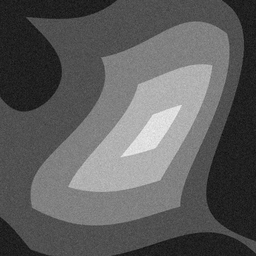
#> input picture TP3/tpseg/images/pyra-gauss.tif, 256 x 256 px, shrunk from 512 x 512 before the run
$ jupyter execute deriche.ipynb
#> lines starting #> are read from the running program, lines starting #| are printed output that depends on the picture; after the words box and inside, x2 and y2 are one past the last pixel; in counts of white or black regions, pixels touching at a corner belong together
### TP3/tpseg/mrlab.py
# -*- coding: utf-8 -*-
#
#
#
#########################################################################
u"""
lecture, écriture et affichage d'images à forte dynamique, réeles ou complexes (radar)
"""

MRLABVERSION=u"V0.1  Version du 21 mai 2019"

#############################################################################
import numpy as np

import math

globalparamnotebook=0

##############################################################################
#
def version():
    return MRLABVERSION
##############################################################################
#############################
# [14 lines left out: function notebook, not called in this run]

#General IO functions

################################################
# 22 mai 2019
def dericheGradX(ima,alpha):


    nl,nc=ima.shape
    ae=math.exp(-alpha)
    c=-(1-ae)*(1-ae)/ae

    b1=np.zeros(nc)
    b2=np.zeros(nc)

    gradx=np.zeros((nl,nc))


#gradx=np.zeros(nl,nc)
    for i in range(nl):

        l=ima[i,:].copy()

        for j in range(2,nc):
            b1[j] = l[j-1] + 2*ae*b1[j-1] - ae*ae*b1[j-2]    # LIGNE A MODIFIER
        b1[0]=b1[2]
        b1[1]=b1[2]

        for j in range(nc-3,-1,-1):
            b2[j] = l[j+1] + 2*ae*b1[j+1] - ae*ae*b1[j+2]     # LIGNE A MODIFIER
        b2[nc-2]=b2[nc-3]
        b2[nc-1]=b2[nc-3]

        gradx[i,:]=c*ae*(b1-b2);

    return gradx


################################################
# 22 mai 2019
def dericheGradY(ima,alpha):


    nl,nc=ima.shape
    ae=math.exp(-alpha)
    c=-(1-ae)*(1-ae)/ae

    b1=np.zeros(nl)
    b2=np.zeros(nl)

    grady=np.zeros((nl,nc))

    for i in range(nc):

        l=ima[:,i].copy()

        for j in range(2,nl):
            b1[j] = l[j-1] + 2*ae*b1[j-1] - ae*ae*b1[j-2]   # LIGNE A MODIFIER
        b1[0]=b1[2]
        b1[1]=b1[2]

        for j in range(nl-3,-1,-1):
            b2[j] = l[j+1] + 2*ae*b1[j+1] - ae*ae*b1[j+2]    # LIGNE A MODIFIER
        b2[nl-1]=b2[nl-3]
        b2[nl-2]=b2[nl-3]

        grady[:,i]=c*ae*(b1-b2);


    return grady


################################################
# 22 mai 2019
# [27 lines left out: functions sobelGradX, sobelGradY, not called in this run]
################################################
# 27 juilet 2019
def toto(a):
    print ('a : %f'%a)

################################################
# 22 mai 2019

# [10 lines left out: function normeGradient, not called in this run]

################################################
# 22 mai 2019
def dericheSmoothX(ima,alpha):


    nl,nc=ima.shape
    ae=math.exp(-alpha)
    c=(1-ae)*(1-ae)/(1+2*alpha*ae-ae*ae)


    b1=np.zeros(nc)
    b2=np.zeros(nc)

    smoothx=np.zeros((nl,nc))


#gradx=np.zeros(nl,nc)
    for i in range(nl):
        l=ima[i,:].copy()
        for j in range(2,nc):
            b1[j]=c*(l[j]+ae*(alpha-1)*l[j-1])+2*ae*b1[j-1]-ae*ae*b1[j-2]
        b1[0]=b1[2]
        b1[1]=b1[2]
        for j in range(nc-3,-1,-1):
            b2[j]=c*(ae*(alpha+1)*l[j+1]-ae*ae*l[j+2])+2*ae*b2[j+1]-ae*ae*b2[j+2]
        b2[nc-1]=b2[nc-3]
        b2[nc-2]=b2[nc-3]
        smoothx[i,:]=b1+b2;


    return smoothx

################################################
# 22 mai 2019
def dericheSmoothY(ima,alpha):


    nl,nc=ima.shape
    ae=math.exp(-alpha)
    c=(1-ae)*(1-ae)/(1+2*alpha*ae-ae*ae)

    b1=np.zeros(nl)
    b2=np.zeros(nl)

    smoothy=np.zeros((nl,nc))

    for i in range(nc):
        l=ima[:,i].copy()
        for j in range(2,nl):
            b1[j]=c*(l[j]+ae*(alpha-1)*l[j-1])+2*ae*b1[j-1]-ae*ae*b1[j-2]
        b1[0]=b1[2]
        b1[1]=b1[2]
        for j in range(nl-3,-1,-1):
            b2[j]=c*(ae*(alpha+1)*l[j+1]-ae*ae*l[j+2])+2*ae*b2[j+1]-ae*ae*b2[j+2]
        b2[nl-1]=b2[nl-3]
        b2[nl-2]=b2[nl-3]

        smoothy[:,i]=b1+b2;


    return smoothy


################################################
# 22 mai 2019
def maximaDirectionGradient(gradx,grady):


    nl,nc=gradx.shape

    norme=np.sqrt(gradx*gradx+grady*grady)+0.1

    gradx=np.divide(gradx,norme)
    grady=np.divide(grady,norme)

    contours=np.zeros((nl,nc),dtype=int);

    for i in range(1,nl-1):
        for j in range(1,nc-1):
            G1=interpolationbilineaire(norme,i+grady[i,j],j+gradx[i,j]);
            G2=interpolationbilineaire(norme,i-grady[i,j],j-gradx[i,j]);
            if norme[i,j]>=G1 and norme[i,j]>=G2 and norme[i,j] >= 0.5:
                contours[i,j]=1
            else:
                contours[i,j]=0

    return contours

################################################
# 22 mai 2019
def interpolationbilineaire(ima,l,c):

    l,c

    l1=l-np.floor(l)
    l2=np.ceil(l)-l
    c1=c-np.floor(c)
    c2=np.ceil(c)-c


    ll=np.uint32(np.floor(l))
    cc=np.uint32(np.floor(c))

    val=ima[ll,cc]*l2*c2+ima[ll+1,cc]*l1*c2+ima[ll,cc+1]*l2*c1+ima[ll+1,cc+1]*l1*c1

    return val


############################################################################
# Septembre 2017 : une liste de paramètres sont requis
#

### TP3/tpseg/deriche.ipynb
[cell 1]
import math
import numpy as np
import matplotlib.pyplot as plt

from scipy import ndimage
from scipy import signal

from skimage import io

##############################################

import mrlab as mr

##############################################"

############## le close('all') de Matlab
plt.close('all')

[cell 2]
alpha=0.3
seuilnorme=5
ima=io.imread('images/pyra-gauss.tif')
#> ima is the input picture: shape (256, 256); min 12, max 237, mean 93.8


gradx=mr.dericheGradX(mr.dericheSmoothY(ima,alpha),alpha)
#> after the loop in dericheSmoothY, `for i in range(nc):`:
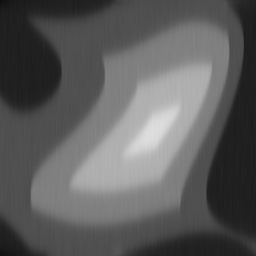
#> smoothy: shape (256, 256) float64; min 14.9, max 222.8, mean 93.7
#> after the loop in dericheSmoothY, `for i in range(nc):`: b1 = 256 values, max 40.62 at index 252, min 15.17 at index 35, mean 18.41; b2 = 256 values, max 35.82 at index 241, min 13.02 at index 24, mean 15.98
#> in dericheGradX, `nl,nc=ima.shape`: nl = 256
#> after the loop in dericheGradX, `for i in range(nl):`:
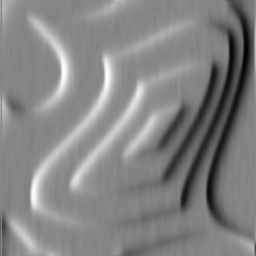
#> gradx: shape (256, 256) float64; min -5.06, max 4.61, mean -0.0581; drawn with min black and max white
#> after the loop in dericheGradX, `for i in range(nl):`: b1 = 256 values, max 1182.7 at index 98, min 345.3 at index 12, mean 716.1; b2 = 256 values, max 1182.2 at index 98, min 346.1 at index 11, mean 716.5
grady=mr.dericheGradY(mr.dericheSmoothX(ima,alpha),alpha)
#> after the loop in dericheSmoothX, `for i in range(nl):`: b1 = 256 values, max 44.43 at index 110, min 15.51 at index 217, mean 23.75; b2 = 256 values, max 38.1 at index 72, min 13.35 at index 154, mean 20.71
#> in dericheGradY, `nl,nc=ima.shape`: nl = 256
#> after the loop in dericheGradY, `for i in range(nc):`:
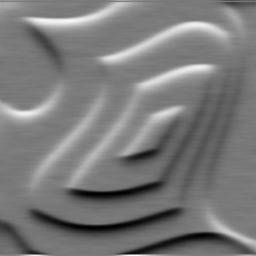
#> grady: shape (256, 256) float64; min -4.63, max 5.07, mean 0.018; drawn with min black and max white
#> after the loop in dericheGradY, `for i in range(nc):`: b1 = 256 values, max 841 at index 252, min 381.4 at index 11, mean 477.8; b2 = 256 values, max 836.6 at index 251, min 381.9 at index 10, mean 479

[cell 3]
plt.figure('Image originale')
plt.imshow(ima, cmap='gray')

plt.figure('Gradient horizontal')
plt.imshow(gradx, cmap='gray')

plt.figure('Gradient vertical')
plt.imshow(grady, cmap='gray')

[cell 4]
norme=np.sqrt(gradx*gradx+grady*grady)
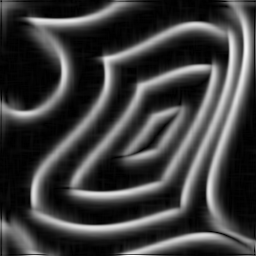
#> norme: shape (256, 256) float64; min 0.00146, max 5.28, mean 1.28; drawn with min black and max white

plt.figure('Norme du gradient')
plt.imshow(norme, cmap='gray')

[cell 5]
nl,nc=gradx.shape
#> nl = 256; nc = 256
direction=np.arctan2(np.ravel(grady),np.ravel(gradx));

direction=np.reshape(direction,(nl, -1))
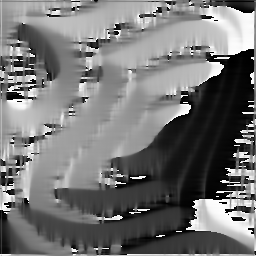
#> direction: shape (256, 256) float64; min -3.14, max 3.14, mean -0.267; drawn with min black and max white
direction=255*direction/2/math.pi;

plt.figure('Direction du gradient')
plt.imshow(direction)

[cell 6]
io.imsave('direction.tif',np.uint8(direction))
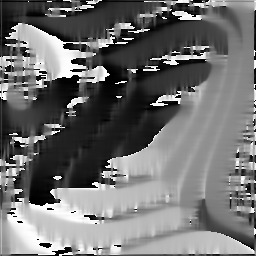
#> saved as direction.tif: shape (256, 256); min 0, max 255, mean 112.3

contours=np.uint8(mr.maximaDirectionGradient(gradx,grady))
#> in maximaDirectionGradient, `gradx=np.divide(gradx,norme)`:
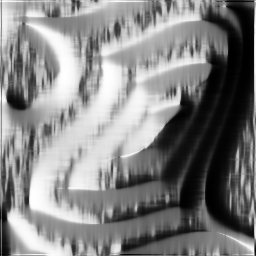
#> gradx: shape (256, 256) float64; min -0.981, max 0.979, mean 0.0285; drawn with min black and max white
#> in maximaDirectionGradient, `grady=np.divide(grady,norme)`:
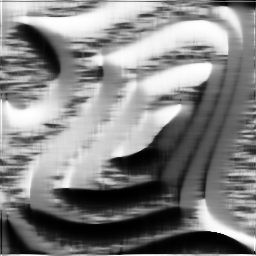
#> grady: shape (256, 256) float64; min -0.979, max 0.979, mean 0.0306; drawn with min black and max white
#> the loop in maximaDirectionGradient, `for i in range(1,nl-1):` made 254 passes
#> after the loop in maximaDirectionGradient, `for i in range(1,nl-1):`:
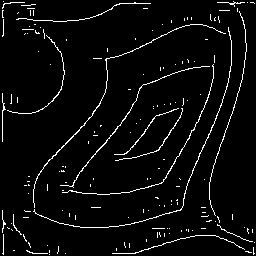
#> contours: shape (256, 256) int64; values 0 (black) and 1 (white), 4.3% white in thin lines or dots

plt.figure('Contours')
plt.imshow(255*contours)

[cell 7]
valcontours=(norme>seuilnorme)*contours
#> valcontours: shape (256, 256); values 0 (black) and 1 (white), 0.02% white in thin lines or dots, all inside (x1, y1, x2, y2) = (245, 46, 247, 56)

plt.figure('Contours normés')
plt.axis("off")
plt.imshow(255*valcontours)
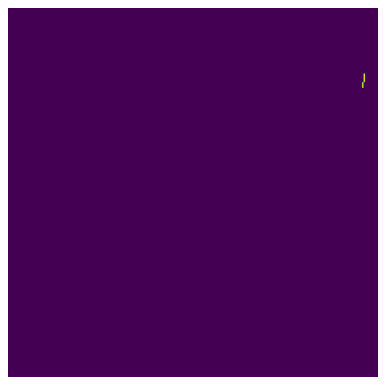
#> figure drawn by matplotlib, 1 panel
